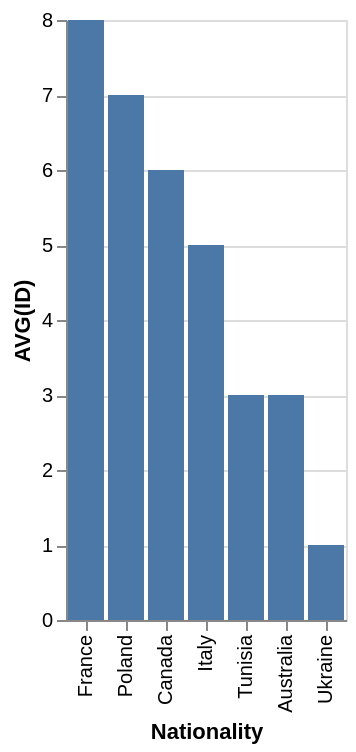

Here is the Vega-Lite specification saved for this chart:
### Vega-Lite specification from a JSON file in a GitHub repository (floating-point values rounded to 4 significant figures)
{"data": {"values": [{"x_data": "France", "y_data": 8}, {"x_data": "Poland", "y_data": 7}, {"x_data": "Canada", "y_data": 6}, {"x_data": "Italy", "y_data": 5}, {"x_data": "Tunisia", "y_data": 3}, {"x_data": "Australia", "y_data": 3}, {"x_data": "Ukraine", "y_data": 1}]}, "mark": "bar", "encoding": {"x": {"field": "x_data", "type": "nominal", "title": "Nationality", "sort": {"op": "sum", "field": "y_data", "order": "descending"}}, "y": {"field": "y_data", "type": "quantitative", "title": "AVG(ID)"}}}
